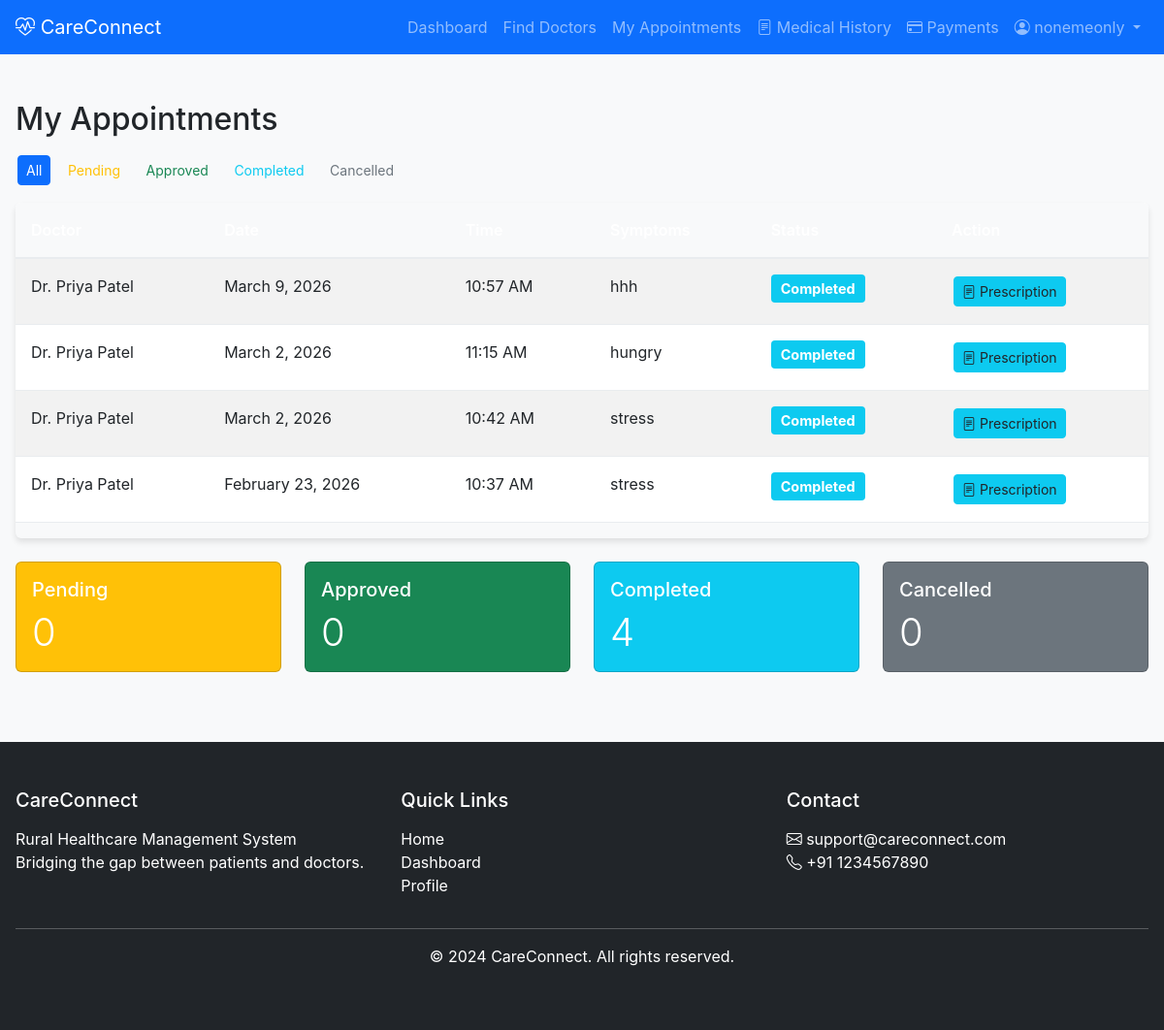
Page /patient/my-appointments/ (signed in) on the committed database.
### patient/models.py (models this page shows, shortened)
class Appointment(models.Model):
    STATUS_CHOICES = (
        ('pending', 'Pending'),
        ('approved', 'Approved'),
        ('rejected', 'Rejected'),
        ('completed', 'Completed'),
        ('cancelled', 'Cancelled'),
    )
    patient = models.ForeignKey(User, on_delete=models.CASCADE, related_name='patient_appointments')
    doctor = models.ForeignKey(Doctor, on_delete=models.CASCADE, related_name='doctor_appointments')
    appointment_date = models.DateField()
    appointment_time = models.TimeField()
    symptoms = models.TextField()
    status = models.CharField(max_length=10, choices=STATUS_CHOICES, default='pending')
    created_at = models.DateTimeField(auto_now_add=True)
    updated_at = models.DateTimeField(auto_now=True)
    class Meta:
        ordering = ['-appointment_date', '-appointment_time']

class Doctor(models.Model):
    user = models.OneToOneField(User, on_delete=models.CASCADE, related_name='doctor_profile')
    specialty = models.CharField(max_length=100)
    hospital = models.ForeignKey(Hospital, on_delete=models.SET_NULL, null=True)
    qualification = models.CharField(max_length=200)
    experience_years = models.IntegerField(default=0)
    consultation_fee = models.DecimalField(max_digits=10, decimal_places=2, default=0)
    is_verified = models.BooleanField(default=False)
    is_available = models.BooleanField(default=True)

### patient/views.py (the view)
# urls.py: path('my-appointments/', views.my_appointments, name='my_appointments'),
@login_required
@patient_required
def my_appointments(request):
    appointments = Appointment.objects.filter(
        patient=request.user
    ).select_related('doctor', 'doctor__user', 'doctor__hospital').order_by('-appointment_date', '-appointment_time')
    status_filter = request.GET.get('status')
    if status_filter:
        appointments = appointments.filter(status=status_filter)
    status_counts = {
        'pending': Appointment.objects.filter(patient=request.user, status='pending').count(),
        'approved': Appointment.objects.filter(patient=request.user, status='approved').count(),
        'completed': Appointment.objects.filter(patient=request.user, status='completed').count(),
        'cancelled': Appointment.objects.filter(patient=request.user, status='cancelled').count(),
    }
    context = {
        'appointments': appointments,
        'status_filter': status_filter,
        'status_counts': status_counts,
    }
    return render(request, 'patient/my_appointments.html', context)

### patient/templates/patient/my_appointments.html (shortened to what this page needs)
{% extends 'base.html' %}
{% block content %}
<div class="container mt-4">
    <h2>My Appointments</h2>
    <div class="mb-3">
        <a href="?status=" class="btn btn-sm {% if not status_filter %}btn-primary{% else %}btn-outline-primary{% endif %}">All</a>
        <a href="?status=pending" class="btn btn-sm {% if status_filter == 'pending' %}btn-warning{% else %}btn-outline-warning{% endif %}">Pending</a>
        <a href="?status=approved" class="btn btn-sm {% if status_filter == 'approved' %}btn-success{% else %}btn-outline-success{% endif %}">Approved</a>
        <a href="?status=completed" class="btn btn-sm {% if status_filter == 'completed' %}btn-info{% else %}btn-outline-info{% endif %}">Completed</a>
        <a href="?status=cancelled" class="btn btn-sm {% if status_filter == 'cancelled' %}btn-secondary{% else %}btn-outline-secondary{% endif %}">Cancelled</a>
    </div>
    <div class="table-responsive">
        <table class="table table-striped table-hover">
            <thead class="table-dark">
                <tr>
                    <th>Doctor</th>
                    <th>Date</th>
                    <th>Time</th>
                    <th>Symptoms</th>
                    <th>Status</th>
                    <th>Action</th>
                </tr>
            </thead>
            <tbody>
                {% for apt in appointments %}
                    <tr>
                        <td>Dr. {{ apt.doctor.user.get_full_name }}</td>
                        <td>{{ apt.appointment_date|date:"F j, Y" }}</td>
                        <td>{{ apt.appointment_time|time:"g:i A" }}</td>
                        <td>{{ apt.symptoms|truncatechars:30 }}</td>
                        <td>
                            {% if apt.status == 'pending' %}
                                <span class="badge bg-warning text-dark">Pending</span>
                            {% elif apt.status == 'approved' %}
                                <span class="badge bg-success">Approved</span>
                            {% elif apt.status == 'completed' %}
                                <span class="badge bg-info">Completed</span>
                            {% elif apt.status == 'cancelled' %}
                                <span class="badge bg-secondary">Cancelled</span>
                            {% elif apt.status == 'rejected' %}
                                <span class="badge bg-danger">Rejected</span>
                            {% else %}
                                <span class="badge bg-dark">{{ apt.status }}</span>
                            {% endif %}
                        </td>
                        <td>
                            {% if apt.status == 'completed' %}
                                <a href="{% url 'medical_history' %}" class="btn btn-info btn-sm">
                                    <i class="bi bi-file-text"></i> Prescription
                                </a>
                            {% endif %}
                        </td>
                    </tr>
                {% endfor %}
            </tbody>
        </table>
    </div>
    <div class="row mt-4">
        <div class="col-md-3">
            <div class="card text-white bg-warning">
                <div class="card-body">
                    <h5 class="card-title">Pending</h5>
                    <p class="card-text display-6">{{ status_counts.pending|default:"0" }}</p>
                </div>
            </div>
        </div>
        <div class="col-md-3">
            <div class="card text-white bg-success">
                <div class="card-body">
                    <h5 class="card-title">Approved</h5>
                    <p class="card-text display-6">{{ status_counts.approved|default:"0" }}</p>
                </div>
            </div>
        </div>
        <div class="col-md-3">
            <div class="card text-white bg-info">
                <div class="card-body">
                    <h5 class="card-title">Completed</h5>
                    <p class="card-text display-6">{{ status_counts.completed|default:"0" }}</p>
                </div>
            </div>
        </div>
        <div class="col-md-3">
            <div class="card text-white bg-secondary">
                <div class="card-body">
                    <h5 class="card-title">Cancelled</h5>
                    <p class="card-text display-6">{{ status_counts.cancelled|default:"0" }}</p>
                </div>
            </div>
        </div>
    </div>
</div>
<link rel="stylesheet" href="https://cdn.jsdelivr.net/npm/bootstrap-icons@1.11.3/font/bootstrap-icons.min.css">
{% endblock %}

### templates/navbar.html (shortened to what this page needs)
<nav class="navbar navbar-expand-lg navbar-dark bg-primary">
    <div class="container">
        <a class="navbar-brand" href="{% url 'index' %}">
            <i class="bi bi-heart-pulse"></i> CareConnect
        </a>
        <div class="collapse navbar-collapse" id="navbarNav">
            <ul class="navbar-nav ms-auto">
                {% if user.is_authenticated %}
                    {% if user.profile.role == 'patient' %}
                        <li class="nav-item">
                            <a class="nav-link" href="{% url 'patient_dashboard' %}">Dashboard</a>
                        </li>
                        <li class="nav-item">
                            <a class="nav-link" href="{% url 'search_doctors' %}">Find Doctors</a>
                        </li>
                        <li class="nav-item">
                            <a class="nav-link" href="{% url 'my_appointments' %}">My Appointments</a>
                        </li>
                        <li class="nav-item">
                            <a class="nav-link" href="{% url 'medical_history' %}">
                                <i class="bi bi-file-text"></i> Medical History
                            </a>
                        </li>
                        <li class="nav-item">
                            <a class="nav-link" href="{% url 'payment_history' %}">
                                <i class="bi bi-credit-card"></i> Payments
                            </a>
                        </li>
                    {% endif %}
                    <li class="nav-item dropdown">
                        <a class="nav-link dropdown-toggle" href="#" id="navbarDropdown" role="button" data-bs-toggle="dropdown">
                            <i class="bi bi-person-circle"></i> {{ user.username }}
                        </a>
                    </li>
                {% endif %}
            </ul>
        </div>
    </div>
</nav>

### static/css/style.css (style rules this page uses)
:root { --primary-color: #0d6efd; --primary-dark: #0b5ed7; --secondary-color: #6c757d; --success-color: #198754; --success-dark: #157347; --danger-color: #dc3545; --danger-dark: #bb2d3b; --warning-color: #ffc107; --warning-dark: #ffca2c; --info-color: #0dcaf0; --info-dark: #31d2f2; --light-color: #f8f9fa; --dark-color: #212529; --white: #ffffff; --gray-100: #f8f9fa; --gray-200: #e9ecef; --gray-300: #dee2e6; --gray-400: #ced4da; --gray-500: #adb5bd; --gray-600: #6c757d; --gray-700: #495057; --gray-800: #343a40; --gray-900: #212529; --spacing-1: 0.25rem; --spacing-2: 0.5rem; --spacing-3: 1rem; --spacing-4: 1.5rem; --spacing-5: 3rem; --border-radius-sm: 0.25rem; --border-radius: 0.375rem; --border-radius-lg: 0.5rem; --border-radius-xl: 1rem; --shadow-sm: 0 1px 2px rgba(0,0,0,0.05); --shadow: 0 4px 6px rgba(0,0,0,0.1); --shadow-lg: 0 10px 15px rgba(0,0,0,0.1); --shadow-xl: 0 20px 25px rgba(0,0,0,0.1); }
* { margin: 0; padding: 0; box-sizing: border-box; }
body { font-family: -apple-system, BlinkMacSystemFont, 'Segoe UI', Roboto, 'Helvetica Neue', Arial, sans-serif; font-size: 1rem; font-weight: 400; line-height: 1.5; color: var(--gray-900); background-color: var(--gray-100); min-height: 100vh; display: flex; flex-direction: column; }
.container { width: 100%; max-width: 1200px; margin: 0 auto; padding: 0 var(--spacing-3); }
h1, h2, h3, h4, h5, h6 { margin-bottom: var(--spacing-3); font-weight: 500; line-height: 1.2; }
h2 { font-size: 2rem; }
h5 { font-size: 1.25rem; }
.badge { display: inline-block; padding: 0.35em 0.65em; font-size: 0.75em; font-weight: 700; line-height: 1; text-align: center; white-space: nowrap; vertical-align: baseline; border-radius: var(--border-radius-sm); color: var(--white); }
.btn { display: inline-block; font-weight: 400; line-height: 1.5; text-align: center; text-decoration: none; vertical-align: middle; cursor: pointer; user-select: none; padding: 0.375rem 0.75rem; font-size: 1rem; border-radius: var(--border-radius); border: 1px solid transparent; transition: all 0.15s ease-in-out; }
.btn-primary { background-color: var(--primary-color); border-color: var(--primary-color); color: var(--white); }
.btn-info { background-color: var(--info-color); border-color: var(--info-color); color: var(--gray-900); }
.btn-sm { padding: 0.25rem 0.5rem; font-size: 0.875rem; border-radius: var(--border-radius-sm); }
.table-responsive { overflow-x: auto; border-radius: var(--border-radius); box-shadow: var(--shadow); }
.table { width: 100%; margin-bottom: var(--spacing-3); color: var(--gray-900); vertical-align: top; border-collapse: collapse; background-color: var(--white); }
.table th, .table td { padding: var(--spacing-3); border-bottom: 1px solid var(--gray-200); text-align: left; }
.table thead th { background-color: var(--gray-100); border-bottom-width: 2px; font-weight: 600; }
.table-striped tbody tr:nth-of-type(odd) { background-color: var(--gray-100); }
.mt-4 { margin-top: var(--spacing-4); }
.mb-3 { margin-bottom: var(--spacing-3); }

### patient/templates/patient/my_appointments.html (style rules this page uses)
.badge { font-size: 0.9em; padding: 0.5em 0.7em; }
.btn-sm { margin: 2px; }
.table th { background-color: #343a40; color: white; }

### rows in the picture
Appointment: doctor.user.get_full_name "Priya Patel", appointment_date "March 9, 2026", appointment_time "10:57 AM", symptoms "hhh", status "Completed"
Appointment: doctor.user.get_full_name "Priya Patel", appointment_date "March 2, 2026", appointment_time "11:15 AM", symptoms "hungry", status "Completed"
Appointment: doctor.user.get_full_name "Priya Patel", appointment_date "March 2, 2026", appointment_time "10:42 AM", symptoms "stress", status "Completed"
Appointment: doctor.user.get_full_name "Priya Patel", appointment_date "February 23, 2026", appointment_time "10:37 AM", symptoms "stress", status "Completed"

### other values in the picture
{{ user.username }} "nonemeonly"
{{ status_counts.pending|default:"0" }} "0"
{{ status_counts.approved|default:"0" }} "0"
{{ status_counts.completed|default:"0" }} "4"
{{ status_counts.cancelled|default:"0" }} "0"
